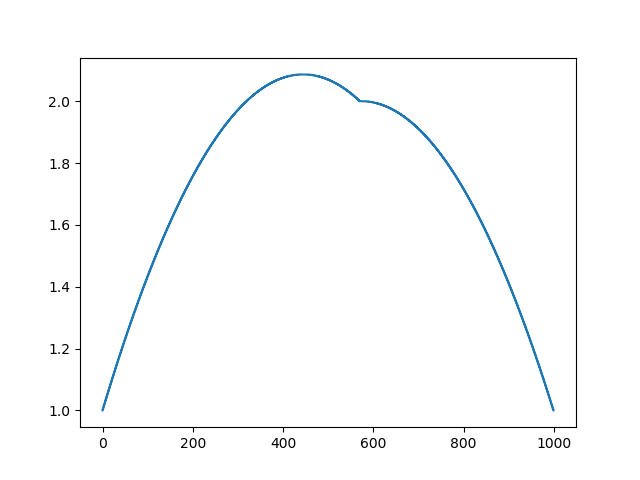

Python code for this plot:
import numpy as np
import matplotlib.pyplot as plt

n=1000
x = [0.] * n
x[0] = x[-1] = 1.
m = n*57//100
x[m] = 2.

A = np.matrix(np.zeros((n, n)))
for i in range(1,n-2):
    A[i, i-1] = -1.
    A[i, i]   =  2.
    A[i, i+1] = -1.
A = A[1:-2,1:-2]
A[m-2,m-1] = 0
A[m-1,m-2] = 0

b = np.matrix(np.zeros((n-3, 1)))
b[0,0] = x[0]
b[m-2,0] = x[m]
b[m-1,0] = x[m]
b[-1,0] = x[-1]
for i in range(n-3):
    b[i,0] += 11./n**2

#print(A,b)
x2 = ((np.linalg.inv(A)*b).transpose().tolist()[0]) 
x2.insert(0, x[0])
x2.insert(m, x[m])
x2.append(x[-1])

plt.plot(x2, drawstyle='steps-mid')

"""
plt.plot(x, drawstyle='steps-mid')
for iter in range(1000):
    for i in range(len(x)):
        if i in [0,m,n-1]: continue
        x[i] = (x[i-1]+x[i+1]+11./n**2)/2.

plt.plot(x, drawstyle='steps-mid')
"""

plt.show()
